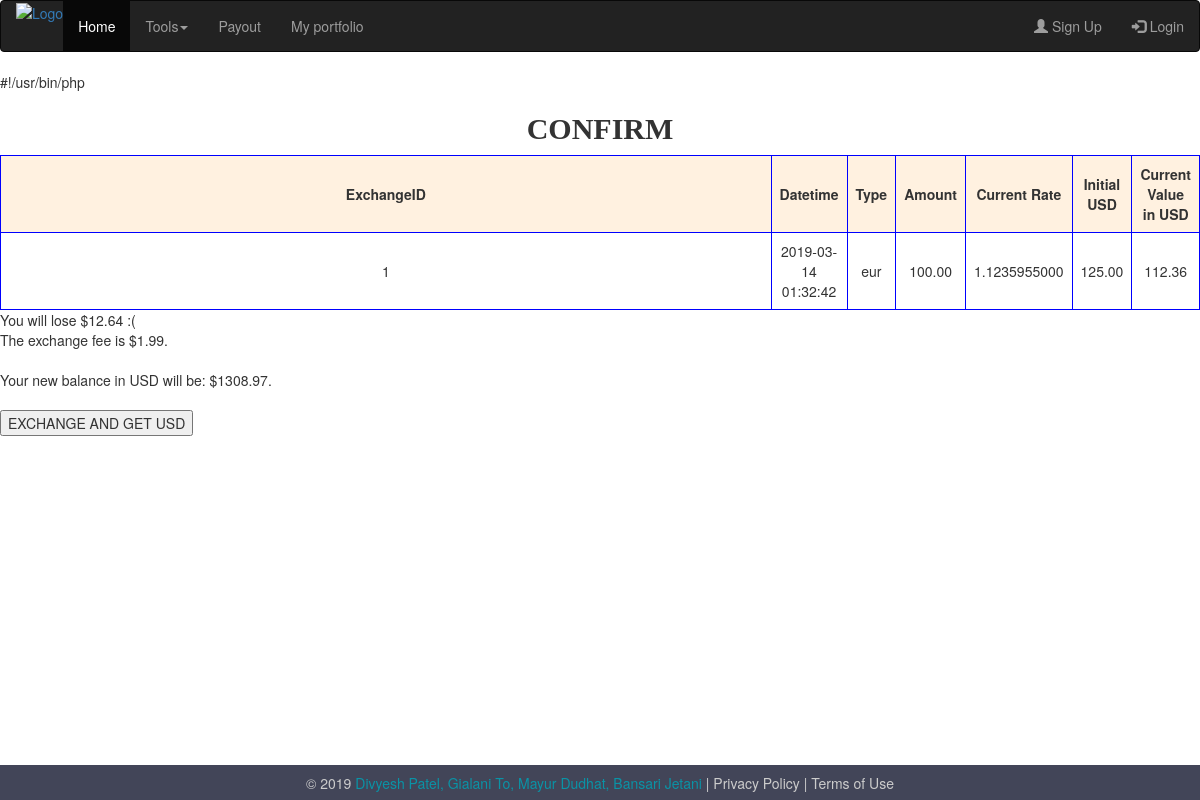
The page /tradeform.php?trade=1 on the database as committed earlier.
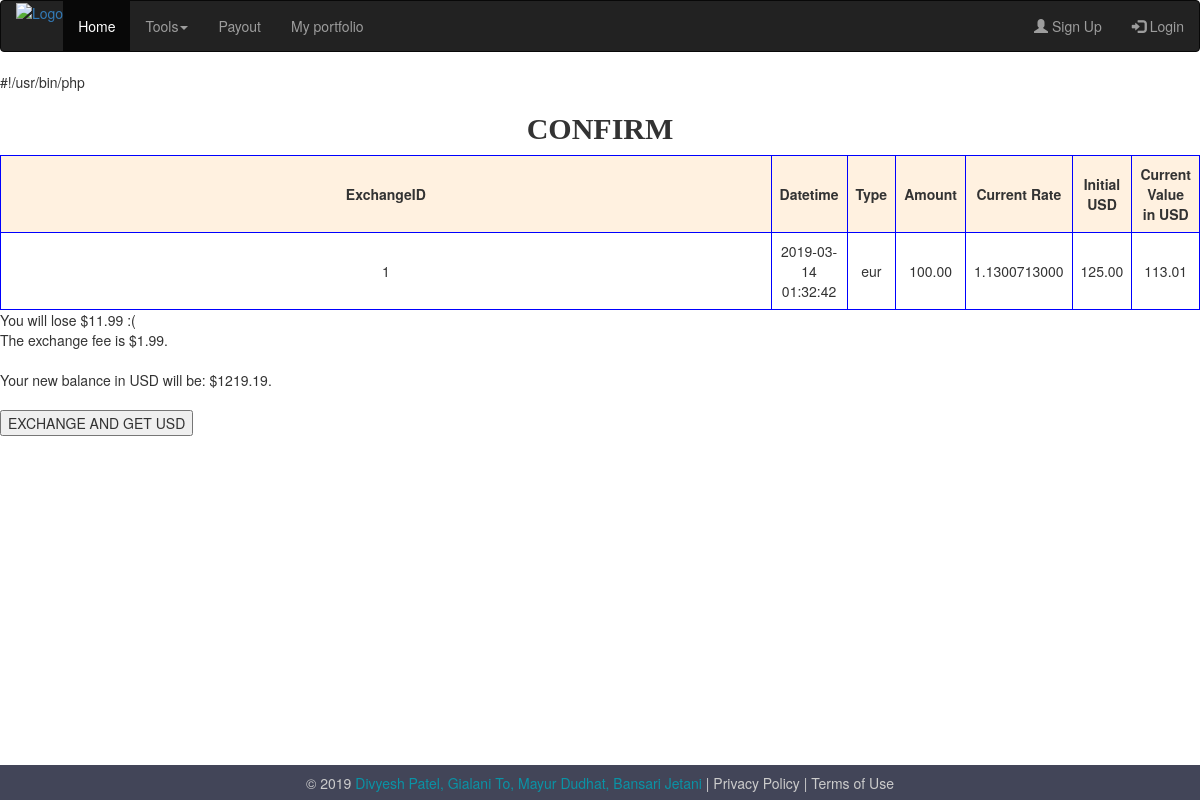
The same page on the database as committed later.
### tables this page shows
CREATE TABLE `exchanges` (
  `exchangeid` int(11) NOT NULL AUTO_INCREMENT,
  `userid` int(11) NOT NULL,
  `toCurr` varchar(3) NOT NULL,
  `amount` decimal(15,2) NOT NULL,
  `datetime` timestamp NOT NULL DEFAULT CURRENT_TIMESTAMP,
  `initialUSD` decimal(10,2) DEFAULT NULL,
  `currentUSD` decimal(10,2) DEFAULT NULL,
  `rate` decimal(11,10) DEFAULT NULL,
  `status` varchar(1) DEFAULT NULL,
  PRIMARY KEY (`exchangeid`)
);

CREATE TABLE `user` (
  `userid` int(11) NOT NULL AUTO_INCREMENT,
  `username` varchar(250) NOT NULL,
  `password` varchar(255) NOT NULL,
  `email` varchar(100) NOT NULL,
  `curr_bal` decimal(6,2) NOT NULL DEFAULT '0.00',
  PRIMARY KEY (`userid`)
);

### tradeform.php (the view, shortened to what this page needs)
<!DOCTYPE html>
<html>
<head>
  <link rel="stylesheet" href="https://maxcdn.bootstrapcdn.com/bootstrap/3.4.0/css/bootstrap.min.css">
</head>
<body>
</head>
<body>
<nav class="navbar navbar-inverse">
  <div class="container-fluid">
    <div class="navbar-header">
      <a href="home.php">
     <img src="img/logo.png" alt="Logo" style="width:130px;"></a>
    </div>
    <ul class="nav navbar-nav">
      <li class="active"><a href="home.php">Home</a></li>
      <li class="dropdown"><a class="dropdown-toggle" data-toggle="dropdown" href="">Tools<span class="caret"></span></a>
      </li>
      <li><a href="paypal.php">Payout</a></li>
      <li><a href="viewportfolio.php">My portfolio</a></li>
    </ul>
    <ul class="nav navbar-nav navbar-right">
      <li><a href="newAccount.php"><span class="glyphicon glyphicon-user"></span> Sign Up</a></li>
      <li><a href="login.html"><span class="glyphicon glyphicon-log-in"></span> Login</a></li>
    </ul>
  </div>
</nav>
<footer>
      <p> &copy; 2019 <a style="color:#0a93a6; text-decoration:none;" href="home.php"> Divyesh Patel, Gialani To, Mayur Dudhat, Bansari Jetani </a>| Privacy Policy | Terms of Use </p>
  </footer>
<form action="RabbitMQClient.php">
<?php
include ("functions.php");
$xid =$_GET['trade'];
$db = connectDB();
$s = "select * from exchanges where exchangeid='$xid' ";
($t = mysqli_query ( $db  , $s))  or die (mysqli_error($db));
print "<h2>CONFIRM</h2>";
print "<table id='portfolio'>";
		print "<tr> <th>ExchangeID</th> <th>Datetime</th> <th>Type</th> <th>Amount</th> <th>Current Rate</th> <th>Initial USD</th> <th>Current Value in USD</th> </tr>";
		while( $w = mysqli_fetch_array($t, MYSQLI_ASSOC))
		  {
			$userid = $w["userid"];
			  $toCurr = $w ["toCurr"];
			  $amount = $w ["amount"];
			  $datetime = $w ["datetime"];
			  $exchangeID = $w["exchangeid"];
			$rate = $w["rate"];
			$initialUSD = $w["initialUSD"];
			$currentUSD = $w["currentUSD"];
			  print   "<tr>";
			  print   "<td> $exchangeID</td>"  ;
			  print   "<td> $datetime</td>"  ;
			  print   "<td> $toCurr</td>"  ;
			  print   "<td> $amount</td>"  ;
			print   "<td> $rate</td>"  ;
			  print   "<td>$initialUSD</td>"  ;
			print   "<td>$currentUSD</td>"  ;
			  print   "</tr>";
		  }
  print "</table>";
$s = "select * from user where userid = '$userid'";
($t = mysqli_query ( $db  , $s))  or die (mysqli_error($db));
while ( $r = mysqli_fetch_array($t, MYSQLI_ASSOC))
	{
			$currbal= $r["curr_bal"];
			$newbal = $currbal + $currentUSD;
	}
$result = $currentUSD -$initialUSD;
$absVal = abs($result);
if( $result <0){
	print "You will lose $$absVal :( ";
}else{
	print "You will make $$result!";
}
print "<br>The exchange fee is \$1.99.<br>";
print "<br>Your new balance in USD will be: $$newbal.<br>";
?>
<br><button type='submit' name= 'type' value = 'tradeCurrency'>EXCHANGE AND GET USD</button>
</form>
</body>
</html>

Rows that differ between the two databases and show on the page:
changed exchanges "eur": rate "1.1235955000" → "1.1300713000"; currentUSD "112.36" → "113.01"; absVal "12.64" → "11.99"
changed user: curr_bal.currentUSD "1308.97" → "1219.19"
